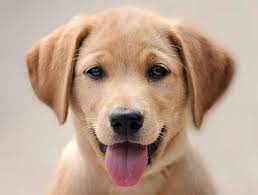
#> input picture tests/data/dog-rgb8.png, 258 x 195 px
$ python smolvlm_demo.py --image tests/data/dog-rgb8.png --prompt tests/data/dog.png
#> lines starting #> are read from the running program, lines starting #| are printed output that depends on the picture
#> in process_image, image is the input picture: PIL image 258x195 RGB; mean R, G, B 188.5, 162.9, 145
#| Image loaded successfully: PNG, (258, 195)xRGB
#!/usr/bin/env python3
"""
SmolVLM Demo - Enhanced Image Analysis Simulation

This script demonstrates functionality of SmolVLM with both simulated image analysis
and integration with Hugging Face API (when available) for real model inference.
"""

import argparse
import os
import sys
import time
import json
import base64
import io
import platform
from datetime import datetime
try:
    import numpy as np
except ImportError:
    # NumPy is optional for basic functionality
    np = None
from PIL import Image, ImageFilter, ImageStat, ImageEnhance
import requests

# Check if we have a Hugging Face token
HF_TOKEN = os.environ.get("HF_TOKEN")
USE_HUGGING_FACE = HF_TOKEN is not None and len(HF_TOKEN) > 0

# Log token availability without revealing the token
if USE_HUGGING_FACE and HF_TOKEN is not None:
    print(f"Hugging Face token is available (length: {len(HF_TOKEN)})")
else:
    print("No Hugging Face token found in environment")

# Check if running in CI environment
IN_CI = os.environ.get("CI") == "true"

class SmolVLMAnalyzer:
    """SmolVLM Image Analysis Engine"""

    def __init__(self, model_size="small", use_hugging_face=False):
        """Initialize the SmolVLM analyzer"""
        self.model_size = model_size
        self.use_hugging_face = use_hugging_face and USE_HUGGING_FACE

        print("Initializing SmolVLM analyzer")
        if self.use_hugging_face:
            print(f"Using Hugging Face API with model size: {model_size}")
            self.model_loaded = True
        else:
            print("Using simulated analysis (HF API not available)")
            self.model_loaded = True

        print("Model loaded successfully")

    def analyze_image(self, image, prompt):
        """
        Analyze the image using SmolVLM (or simulation)
        """
        print(f"Analyzing image with prompt: '{prompt}'")

        if self.use_hugging_face:
            try:
                return self._analyze_with_hugging_face(image, prompt)
            except Exception as e:
                print(f"Error using Hugging Face API: {e}")
                print("Falling back to simulated analysis")
                return self._simulate_analysis(image, prompt)
        else:
            return self._simulate_analysis(image, prompt)

    # [42 lines left out: function _analyze_with_hugging_face, not called in this run]

    def _simulate_analysis(self, image, prompt):
        """Simulate SmolVLM analysis for demonstration purposes"""
        # Basic image description
        basic_description = self._get_basic_description(image)

        # Additional analysis based on prompt
        specific_analysis = self._analyze_based_on_prompt(image, prompt)

        # Combine the descriptions
        full_description = f"{basic_description}\n\n{specific_analysis}"

        return full_description

    def _get_basic_description(self, image):
        """Generate basic image description based on image properties"""
        # Get image dimensions
        width, height = image.size
#> width = 258; height = 195
        aspect_ratio = width / height
#> aspect_ratio = 1.32

        # Analyze image color properties
        color_analysis = self._analyze_colors(image)

        # Analyze potential objects
        objects_analysis = self._analyze_potential_objects(image)

        # Analyze scene type
        scene_analysis = self._analyze_scene(image)

        # Analyze texture
        texture_analysis = self._analyze_texture(image)

        # Generate a description
        description = f"This image has dimensions of {width}x{height} pixels"
        if aspect_ratio > 1.2:
            description += " and has a landscape orientation."
        elif aspect_ratio < 0.8:
            description += " and has a portrait orientation."
        else:
            description += " and has a roughly square format."

        description += f" {color_analysis}"
        description += f" {scene_analysis}"
        description += f" {texture_analysis}"
        description += f" {objects_analysis}"

        return description

    def _analyze_based_on_prompt(self, image, prompt):
        """Generate additional analysis based on the prompt"""
        prompt_lower = prompt.lower()

        if "describe" in prompt_lower or "what" in prompt_lower or "see" in prompt_lower:
            # General description request
            return self._analyze_mood(image)
        elif "color" in prompt_lower or "colour" in prompt_lower:
            # Color-focused description
            return self._analyze_colors(image, detailed=True)
        elif "object" in prompt_lower or "thing" in prompt_lower:
            # Object-focused description
            return self._analyze_potential_objects(image, detailed=True)
        else:
            # Default to general description
            return "The image appears to be a photograph or digital creation capturing a specific moment or scene."

    def _analyze_colors(self, image, detailed=False):
        """Analyze color distribution in the image"""
#> called with detailed = False
        # Convert image to RGB if it's not
        if image.mode != "RGB":
            image = image.convert("RGB")

        # Get image statistics
        stat = ImageStat.Stat(image)
        r, g, b = stat.mean
#> r = 188.5; g = 162.9; b = 145

        # Determine dominant color
        max_channel = max(r, g, b)
#> max_channel = 188.5
        if max_channel == r and r > g * 1.2 and r > b * 1.2:
            dominant = "red"
        elif max_channel == g and g > r * 1.2 and g > b * 1.2:
            dominant = "green"
        elif max_channel == b and b > r * 1.2 and b > g * 1.2:
            dominant = "blue"
        elif r > 200 and g > 200 and b > 200:
            dominant = "white"
        elif r < 50 and g < 50 and b < 50:
            dominant = "black"
        elif abs(r - g) < 20 and abs(r - b) < 20 and abs(g - b) < 20:
            if r + g + b > 450:
                dominant = "light gray"
            else:
                dominant = "dark gray"
        else:
            dominant = "mixed"

        # Calculate color variance
        variance = self._get_color_variance(image)
#> in _get_color_variance, `r_var, g_var, b_var = stat.var`: r_var = 2033.1; g_var = 2579; b_var = 2857.9
#> variance = 7470

        if detailed:
            if variance > 2000:
                color_desc = f"The image has a wide variety of colors, with {dominant} tones being prominent. "
                color_desc += "There's a rich palette with significant color variation throughout the image."
            elif variance > 1000:
                color_desc = f"The image has a moderate variety of colors, with {dominant} tones being most noticeable. "
                color_desc += "The color palette is varied but somewhat restrained."
            else:
                color_desc = f"The image has a limited color palette, primarily consisting of {dominant} tones. "
                color_desc += "The colors are quite uniform throughout the image."
        else:
            if variance > 2000:
                color_desc = f"The image is colorful with predominant {dominant} tones."
            elif variance > 1000:
                color_desc = f"The image has a moderate color palette with {dominant} being prominent."
            else:
                color_desc = f"The image has a limited color range, mostly in {dominant} tones."

        return color_desc

    def _analyze_potential_objects(self, image, detailed=False):
        """Estimate potential objects in the image based on edge detection"""
#> called with detailed = False
        # Convert to grayscale for edge detection
        gray = image.convert("L")
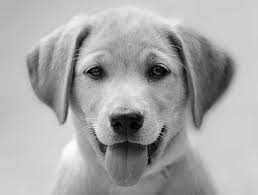
#> gray: PIL image 258x195 L; min 0, max 253, mean 168.5

        # Apply edge detection
        edges = gray.filter(ImageFilter.FIND_EDGES)
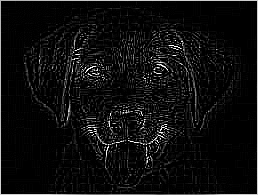
#> edges: PIL image 258x195 L; min 0, max 255, mean 14.3
        edge_stat = ImageStat.Stat(edges)
        edge_mean = edge_stat.mean[0]
#> edge_mean = 14.26

        # Try to determine complexity based on edge detection
        if edge_mean > 30:
            complexity = "high"
            object_guess = "many distinct objects or details"
        elif edge_mean > 15:
            complexity = "moderate"
            object_guess = "several objects or elements"
        else:
            complexity = "low"
            object_guess = "few objects or mostly uniform areas"

        if detailed:
            if complexity == "high":
                return (f"The image appears to contain {object_guess}. There are many distinct edges and contours, "
                        "suggesting a complex scene with multiple subjects or a detailed central subject.")
            elif complexity == "moderate":
                return (f"The image appears to contain {object_guess}. The moderate level of detail suggests "
                        "a composition with clear subjects against a relatively simple background.")
            else:
                return (f"The image appears to contain {object_guess}. The minimal edge detail suggests "
                        "a simple composition, possibly with large uniform areas or soft gradients.")
        else:
            return f"The image has {complexity} complexity with {object_guess}."

    def _analyze_scene(self, image):
        """Analyze the overall scene type"""
        # Get image statistics
        width, height = image.size
#> width = 258; height = 195

        # Convert to RGB if not already
        if image.mode != "RGB":
            image = image.convert("RGB")

        # Check color distribution
        r, g, b = ImageStat.Stat(image).mean
#> r = 188.5; g = 162.9; b = 145

        # Very simple heuristics for scene type
        if g > max(r, b) * 1.2 and g > 100:
            # Green dominant might indicate nature/outdoors
            return "The image may depict an outdoor or natural scene with vegetation."
        elif b > max(r, g) * 1.2 and b > 100:
            # Blue dominant might indicate sky/water
            return "The image might contain sky or water elements, suggesting an outdoor scene."
        elif r > 150 and g > 150 and b > 150:
            # Bright image might be outdoor daylight
            return "The image appears to be bright, possibly an outdoor daylight scene."
        elif r < 60 and g < 60 and b < 60:
            # Dark image might be night or indoor
            return "The image appears to be dark, possibly a night scene or dimly lit indoor setting."
        else:
            # Mixed case
            return "The image could be an indoor scene or a mixed environment."

    def _analyze_texture(self, image):
        """Analyze texture patterns in the image"""
        # Convert to grayscale
        gray = image.convert("L")

        # Use edge detection to estimate texture
        edges = gray.filter(ImageFilter.FIND_EDGES)
        edge_stat = ImageStat.Stat(edges)
        edge_mean = edge_stat.mean[0]
#> edge_mean = 14.26

        # Calculate standard deviation of the grayscale image as another texture metric
        gray_stat = ImageStat.Stat(gray)
        gray_std = gray_stat.stddev[0] if gray_stat.stddev else 0
#> gray_std = 48.7

        # Combined texture metric
        texture_score = edge_mean * 0.7 + gray_std * 0.3
#> texture_score = 24.59

        if texture_score > 25:
            return "The image contains fine detailed textures."
        elif texture_score > 15:
            return "The image has moderate textural details."
        else:
            return "The image has smooth areas with minimal texture."

    # [31 lines left out: function _analyze_mood, not called in this run]

    def _get_color_variance(self, image):
        """Calculate variance in color distribution"""
        # Convert to RGB if not already
        if image.mode != "RGB":
            image = image.convert("RGB")

        # Get color variance
        stat = ImageStat.Stat(image)
        if len(stat.var) >= 3:  # Make sure variance is available
            r_var, g_var, b_var = stat.var
            return r_var + g_var + b_var
        else:
            # Fallback if variance isn't available
            return 1000  # Moderate default

def get_platform_config():
    """Get platform-specific configuration and make adjustments"""
    system = platform.system().lower()
    config = {
        "max_image_size": 1024,  # Default max image dimension
        "use_simulation": False,  # Whether to force simulation mode
    }

    # CI environment detection
    if IN_CI:
        # In CI environments, use smaller images and avoid some operations
        config["max_image_size"] = 512
        if system == "linux":
            # Check for specific Ubuntu versions that might have issues
            if "ubuntu" in platform.version().lower():
                # Be more conservative with memory usage on Ubuntu CI
                config["max_image_size"] = 384

    return config

def process_image(image_path):
    """Load and process the image with platform-specific settings"""
    try:
        print(f"Loading image from: {image_path}")
        image = Image.open(image_path)
        print(f"Image loaded successfully: {image.format}, {image.size}x{image.mode}")

        # Get platform-specific configuration
        platform_config = get_platform_config()
        max_dim = platform_config["max_image_size"]

        # Resize image if needed
        if max(image.size) > max_dim:
            ratio = max_dim / max(image.size)
            new_size = (int(image.size[0] * ratio), int(image.size[1] * ratio))
            print(f"Resizing image to {new_size}")
            # Use BICUBIC instead of LANCZOS as it's more widely supported across PIL versions
            image = image.resize(new_size, Image.BICUBIC)

        return image
    except Exception as e:
        print(f"Error loading image: {e}")
        sys.exit(1)

def main():
    parser = argparse.ArgumentParser(description="SmolVLM Image Analysis Demo")
    parser.add_argument("-i", "--image", required=True, help="Path to the input image")
    parser.add_argument("-p", "--prompt", required=True, help="Text prompt for the image analysis")
    parser.add_argument("-s", "--size", choices=["small", "medium", "large"], default="small", help="Model size to use")
    parser.add_argument("--use-hf", action="store_true", help="Use Hugging Face API if available")
    parser.add_argument("-o", "--output", help="Save result to output file")
    args = parser.parse_args()

    print("=" * 50)
    print("SmolVLM Image Analysis Demo")
    print("=" * 50)
    print(f"Date/Time: {datetime.now().strftime('%Y-%m-%d %H:%M:%S')}")
    print(f"Image: {args.image}")
    print(f"Prompt: {args.prompt}")
    print(f"Model Size: {args.size}")
    if args.use_hf:
        print(f"Using Hugging Face API: {'Yes (token available)' if USE_HUGGING_FACE else 'No (token not available)'}")
    print("-" * 50)

    # Process the image
    image = process_image(args.image)

    # Initialize the SmolVLM analyzer
    analyzer = SmolVLMAnalyzer(model_size=args.size, use_hugging_face=args.use_hf)

    # Analyze the image
    print("\nAnalyzing image...")
    start_time = time.time()

    description = analyzer.analyze_image(image, args.prompt)
#> in _get_basic_description, `texture_analysis = self._analyze_texture(image)`: texture_analysis = 'The image has moderate textural details.'

    processing_time = time.time() - start_time
    print(f"Analysis completed in {processing_time:.2f} seconds")

    # Print the result
    print("\n" + "=" * 50)
    print("RESULT:")
    print("=" * 50)
    print(description)
#> (printed output is left out)
    print("=" * 50)

    # Save to output file if requested
    if args.output:
        result = {
            "timestamp": datetime.now().isoformat(),
            "image": args.image,
            "prompt": args.prompt,
            "model_size": args.size,
            "processing_time_sec": processing_time,
            "result": description
        }

        with open(args.output, 'w') as f:
            json.dump(result, f, indent=2)
        print(f"Results saved to {args.output}")

if __name__ == "__main__":
    main()
